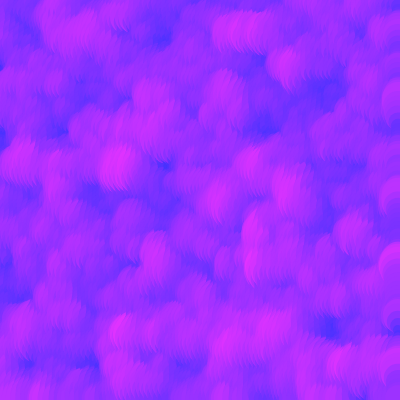
Frame 1 (no input)
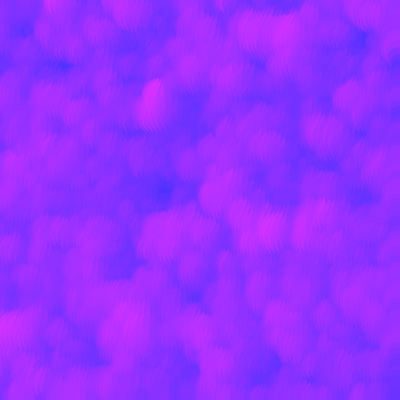
Frame 60 (no input)
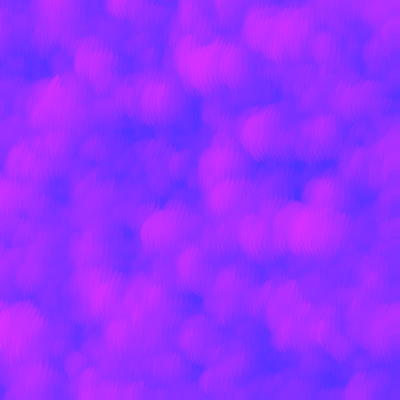
Frame 120 (the mouse pressed at the canvas centre since frame 60)

The p5.js sketch that drew these frames (run headless with seeded random() and noise() and a simulated clock; from frame 60 on, the mouse is pressed at the canvas centre):

// p5.js sketch
// ── sketch.js
let points = 100;
let xoff;
let noiseY = 0;
let t = 0; //Usamos t para el movimeinto 
let timeSpeed = 1;

let colora, colorb;

function setup() {
  createCanvas(400, 400);
  strokeWeight(20);
  
  xoff = width / points;
  
  colora = color(50, 50, 255);
  colorb = color(255, 50, 255);
}

function draw() {
  background(255);
  
  for(let i = 0; i < points; ++i) {
    let x = i * xoff + xoff * 0.5;
    for (let j = 0; j < points; ++j) {
      let y = j * xoff + xoff * 0.5;
      let n = noise(x * 0.03, y * 0.03, t);
      t += timeSpeed * 0.000001;
      let s = n * 50;
      let col = n * 255;

      strokeWeight(s);
      //stroke(col);
      stroke(lerpColor(colora, colorb, n));

      point(x, y);
    }
  }
}
